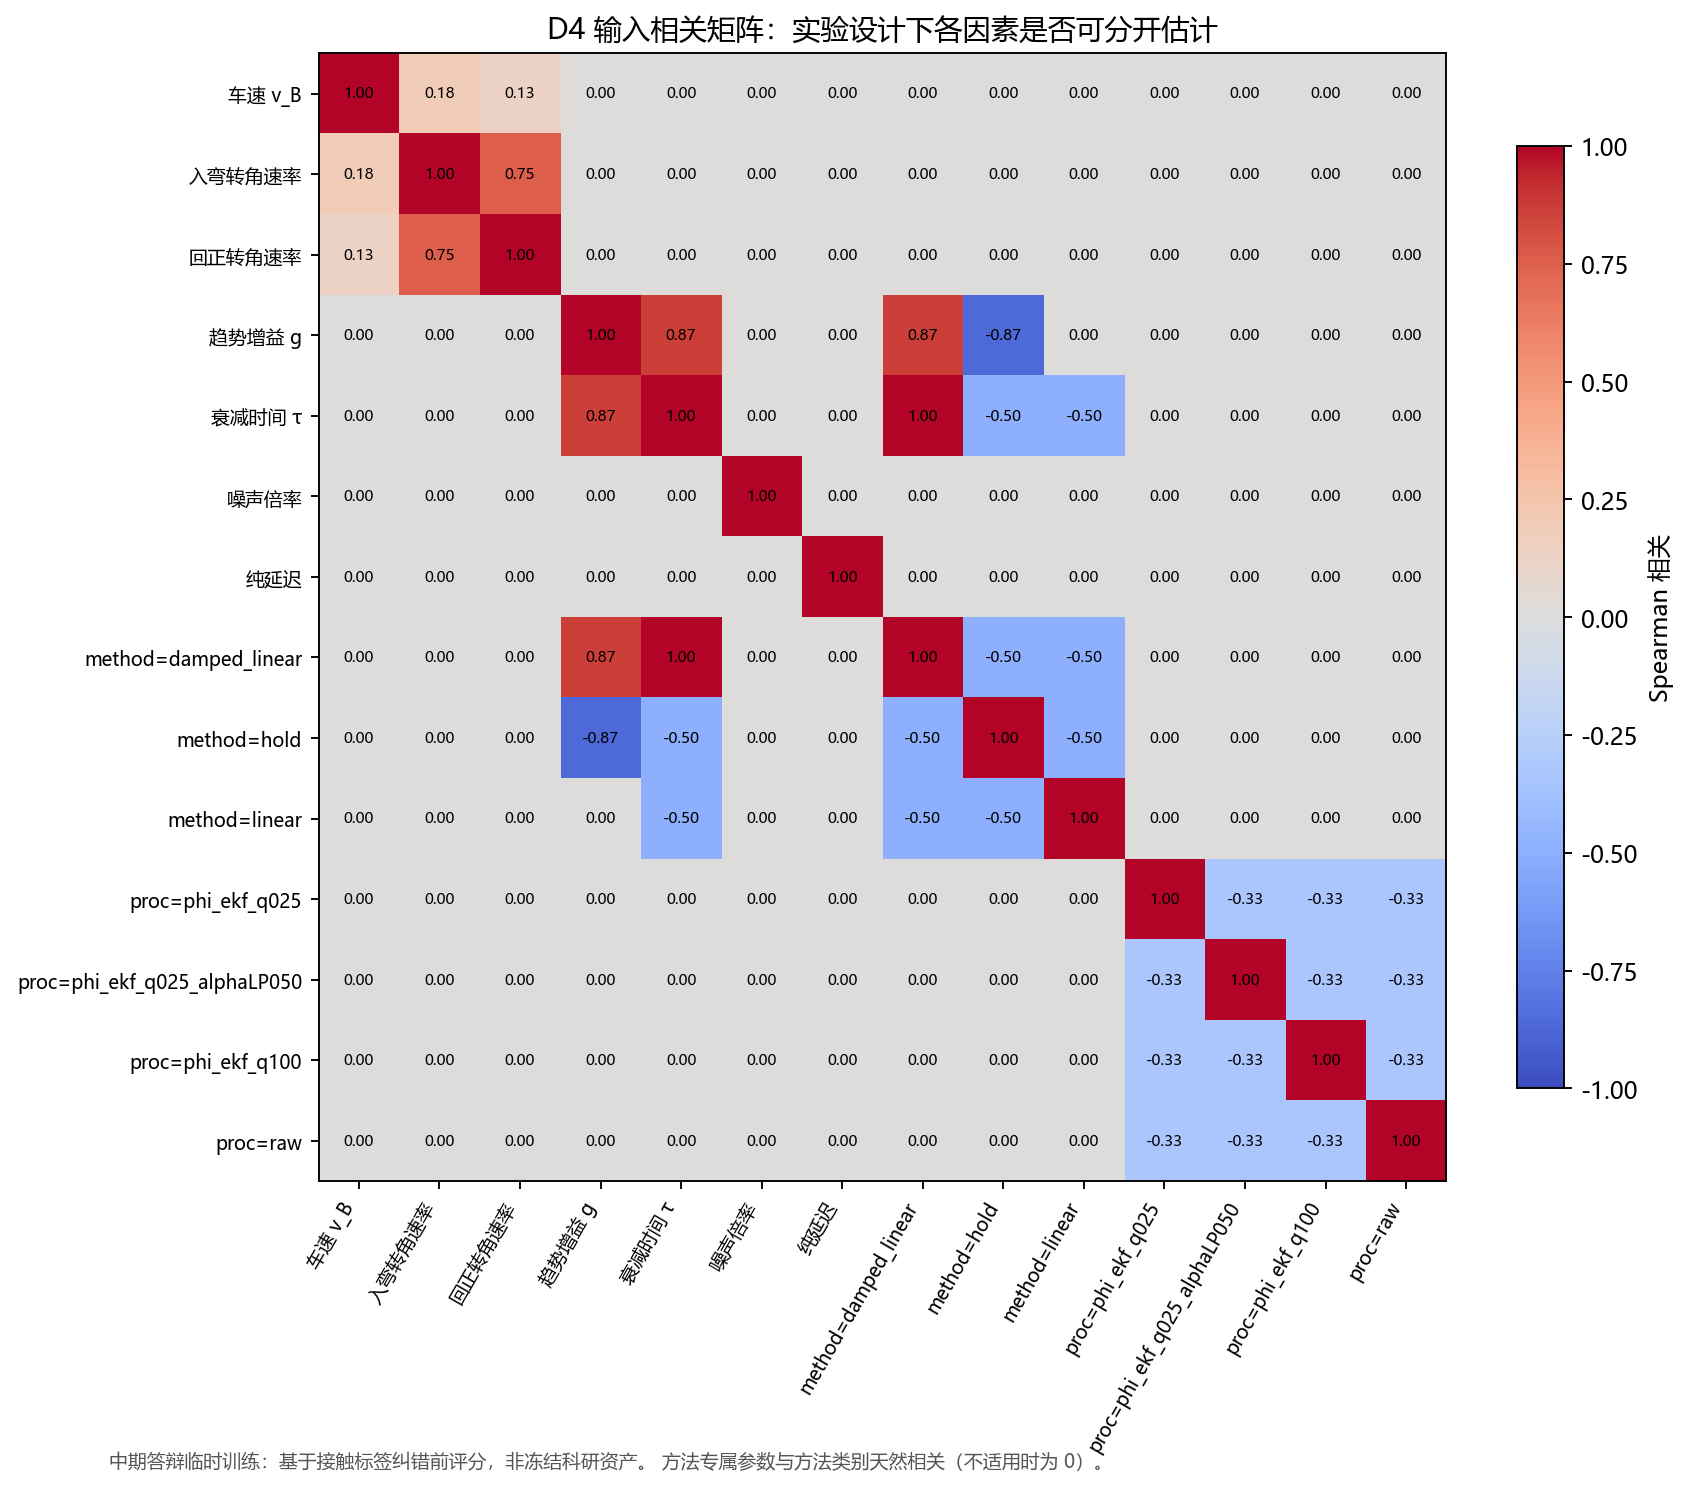

Write Python code to recreate this figure.
"""Tavotto entry: existing results only; no training, no simulation.
original_plot_code
"""
import sys
from pathlib import Path
LIBRARY=Path(__file__).resolve().parents[1]
SUPPORT=LIBRARY / "site-packages"
if str(SUPPORT) not in sys.path: sys.path.insert(0,str(SUPPORT))
from _support import draw

fig=draw('p0', '02_输入相关矩阵_D4')
fig.savefig(Path(__file__).parent / '02_输入相关矩阵_D4.pdf')
